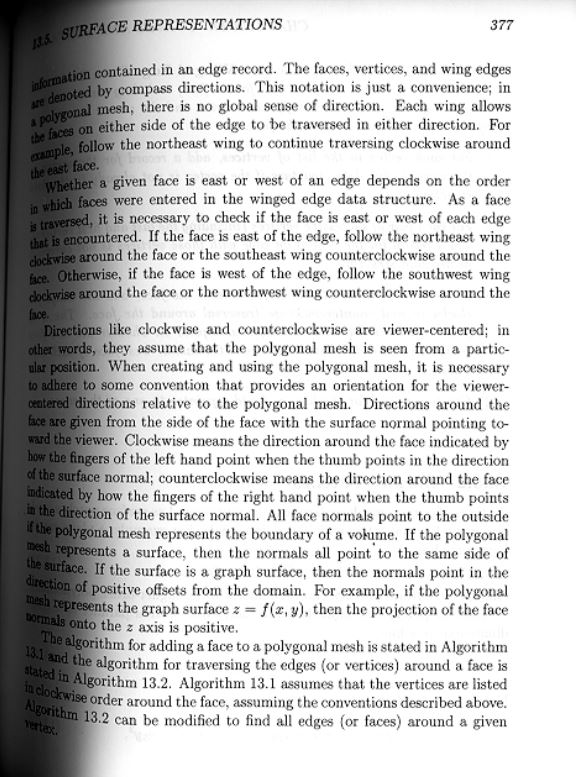
#> input picture Asmt/gutters1.JPG, 585 x 777 px, found by its file name
$ python Enhancement.py
#> lines starting #> are read from the running program, lines starting #| are printed output that depends on the picture
import cv2
import numpy as np
import matplotlib.pyplot as plt

# Load the image
img = cv2.imread("/content/gutters1.JPG", cv2.IMREAD_GRAYSCALE)
#> img is the input picture: shape (777, 585); min 0, max 255, mean 198.1

# Split the grayscale image into its planes
split_img = cv2.split(img)
final_img = []  # Image Array to store the final images

for plane in split_img:
    # Apply dilation to expand the image (convolving with a kernel)
    exp = cv2.dilate(plane, np.ones((5, 5), np.uint8))

    # Apply Gaussian blur to reduce noise and blur the image
    dst = cv2.GaussianBlur(exp, (3, 3), 0)

    # Remove shadows
    shad = 255 - cv2.absdiff(plane, dst)

    # Normalize the image
    norm = cv2.normalize(shad, None, alpha=0, beta=255, norm_type=cv2.NORM_MINMAX)
    final_img.append(norm)
#> this loop made 1 pass
#> pass 1, `exp = cv2.dilate(plane, np.ones((5, 5), np.uint8))`:
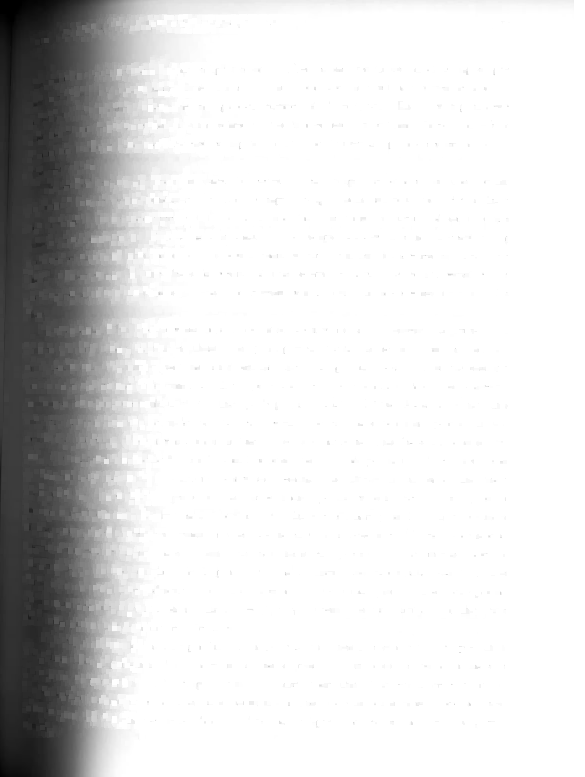
#> exp: shape (777, 585); min 0, max 255, mean 220.6
#> pass 1, `shad = 255 - cv2.absdiff(plane, dst)`:
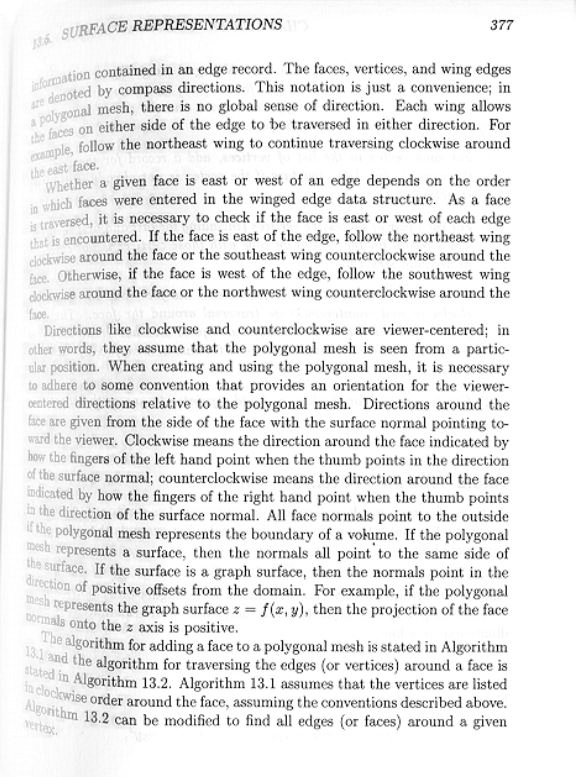
#> shad: shape (777, 585); min 0, max 255, mean 232.4
#> after the loop, final_img = 1 item

# Merge all planes to form a multicolor image
result = cv2.merge(final_img)

# Convert the result to RGB
result_rgb = cv2.cvtColor(result, cv2.COLOR_GRAY2RGB)

# Clip pixel values to the valid range for displaying as RGB
result_rgb = np.clip(result_rgb, 0, 255).astype(np.uint8)

# Save the processed image
cv2.imwrite("cleaned-gutter.jpg", result_rgb)

# Display the final processed image
plt.imshow(result_rgb)
plt.title("Processed Image")
plt.axis("off")
plt.show()

$ run again, with Asmt/gutters2.JPG copied over Asmt/gutters1.JPG
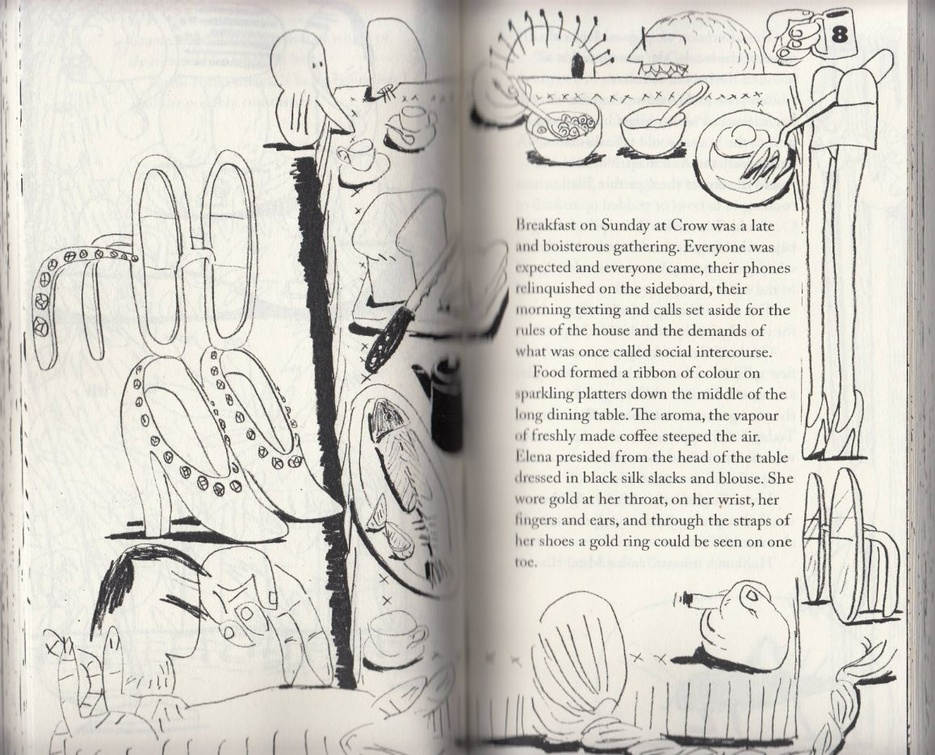
#> input picture Asmt/gutters2.JPG, 935 x 755 px, shrunk from 1158 x 935 before the run, found by its file name
#> the loop `for plane in split_img:` made 1 pass
#> pass 1, `exp = cv2.dilate(plane, np.ones((5, 5), np.uint8))`:
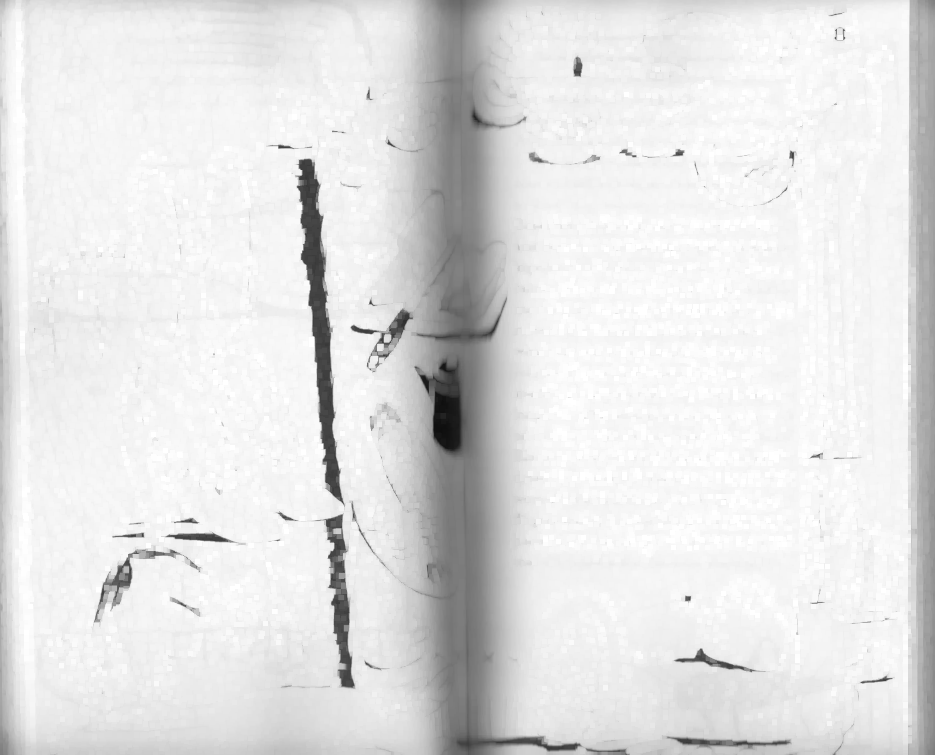
#> exp: shape (755, 935); min 14, max 255, mean 226.2
#> pass 1, `shad = 255 - cv2.absdiff(plane, dst)`:
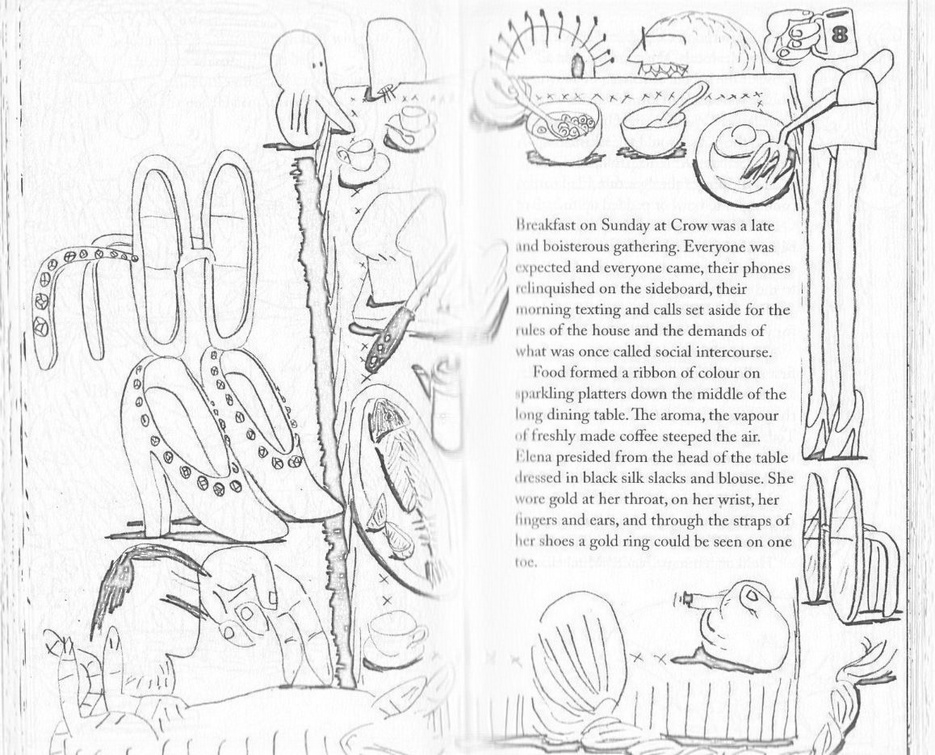
#> shad: shape (755, 935); min 44, max 255, mean 235.2
#> after the loop `for plane in split_img:`: final_img = 1 item
